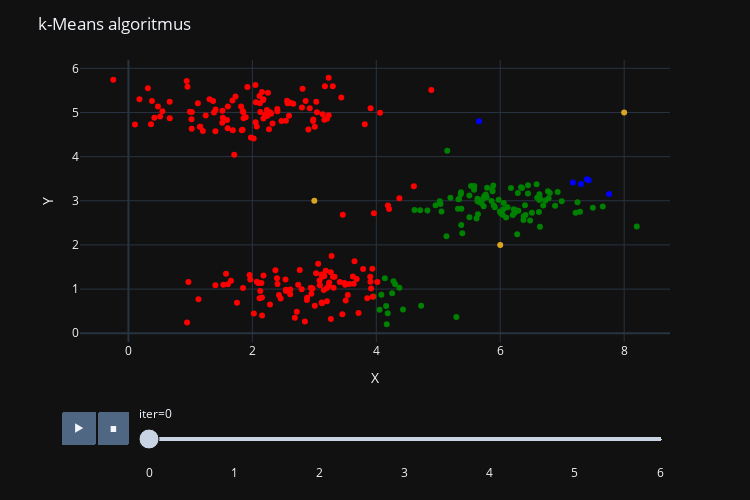

Write notebook code for a chart like this one.
### Code cell
fig = px.scatter(data_frame = df_animate, x='X', y='Y', animation_frame='iter', color='idx', hover_name='idx',
                 color_continuous_scale=["red", "green", "blue", "goldenrod"])

fig.update_layout(
    title = "k-Means algoritmus",
    xaxis_title = 'X',
    yaxis_title = "Y",
    template=styleTemplate,
    coloraxis_showscale=False,
    width=750,
    height=500) 

fig.layout.updatemenus[0].buttons[0].args[1]['frame']['duration'] = 100
fig.layout.updatemenus[0].buttons[0].args[1]['transition']['duration'] = 30

fig.show()

### Figure 1 — Plotly figure (JSON) as saved in the notebook; plotly's stock layout.template omitted (floating-point values rounded to 4 significant figures; data arrays with more than 128 entries replaced by an {"elided": "..."} marker saying what was removed)
{"data": [{"hovertemplate": "<b>%{hovertext}</b><br><br>iter=0<br>X=%{x}<br>Y=%{y}<br>idx=%{marker.color}<extra></extra>", "hovertext": {"elided": "303 int values"}, "legendgroup": "", "marker": {"color": {"elided": "303 int values"}, "coloraxis": "coloraxis", "symbol": "circle"}, "mode": "markers", "name": "", "orientation": "v", "showlegend": false, "type": "scatter", "x": {"elided": "303 float values"}, "xaxis": "x", "y": {"elided": "303 float values"}, "yaxis": "y"}], "layout": {"coloraxis": {"colorbar": {"title": {"text": "idx"}}, "colorscale": [[0, "red"], [0.3333, "green"], [0.6667, "blue"], [1, "goldenrod"]], "showscale": false}, "height": 500, "legend": {"tracegroupgap": 0}, "margin": {"t": 60}, "sliders": [{"active": 0, "currentvalue": {"prefix": "iter="}, "len": 0.9, "pad": {"b": 10, "t": 60}, "steps": [{"args": [["0"], {"frame": {"duration": 0, "redraw": false}, "fromcurrent": true, "mode": "immediate", "transition": {"duration": 0, "easing": "linear"}}], "label": "0", "method": "animate"}, {"args": [["1"], {"frame": {"duration": 0, "redraw": false}, "fromcurrent": true, "mode": "immediate", "transition": {"duration": 0, "easing": "linear"}}], "label": "1", "method": "animate"}, {"args": [["2"], {"frame": {"duration": 0, "redraw": false}, "fromcurrent": true, "mode": "immediate", "transition": {"duration": 0, "easing": "linear"}}], "label": "2", "method": "animate"}, {"args": [["3"], {"frame": {"duration": 0, "redraw": false}, "fromcurrent": true, "mode": "immediate", "transition": {"duration": 0, "easing": "linear"}}], "label": "3", "method": "animate"}, {"args": [["4"], {"frame": {"duration": 0, "redraw": false}, "fromcurrent": true, "mode": "immediate", "transition": {"duration": 0, "easing": "linear"}}], "label": "4", "method": "animate"}, {"args": [["5"], {"frame": {"duration": 0, "redraw": false}, "fromcurrent": true, "mode": "immediate", "transition": {"duration": 0, "easing": "linear"}}], "label": "5", "method": "animate"}, {"args": [["6"], {"frame": {"duration": 0, "redraw": false}, "fromcurrent": true, "mode": "immediate", "transition": {"duration": 0, "easing": "linear"}}], "label": "6", "method": "animate"}], "x": 0.1, "xanchor": "left", "y": 0, "yanchor": "top"}], "title": {"text": "k-Means algoritmus"}, "updatemenus": [{"buttons": [{"args": [null, {"frame": {"duration": 100, "redraw": false}, "fromcurrent": true, "mode": "immediate", "transition": {"duration": 30, "easing": "linear"}}], "label": "&#9654;", "method": "animate"}, {"args": [[null], {"frame": {"duration": 0, "redraw": false}, "fromcurrent": true, "mode": "immediate", "transition": {"duration": 0, "easing": "linear"}}], "label": "&#9724;", "method": "animate"}], "direction": "left", "pad": {"r": 10, "t": 70}, "showactive": false, "type": "buttons", "x": 0.1, "xanchor": "right", "y": 0, "yanchor": "top"}], "width": 750, "xaxis": {"anchor": "y", "domain": [0, 1], "title": {"text": "X"}}, "yaxis": {"anchor": "x", "domain": [0, 1], "title": {"text": "Y"}}}}
